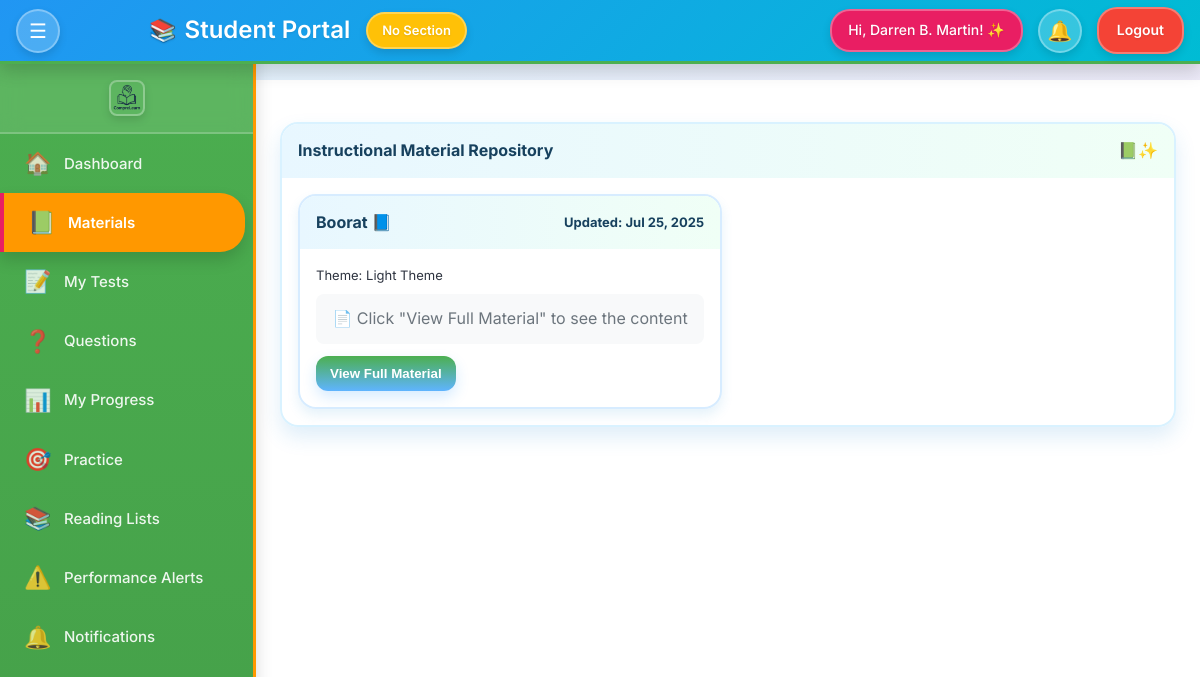
/Student/student_materials.php (signed in), run on an earlier commit of the app's database.
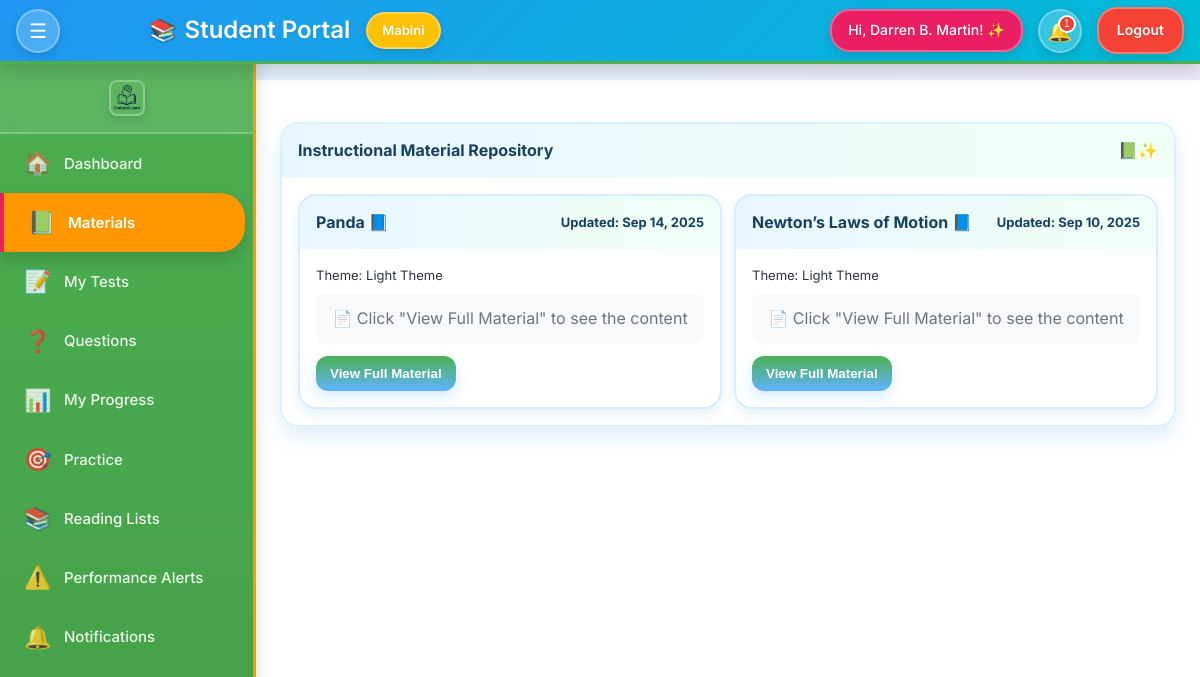
And on a later commit of the database.
### tables this page shows
CREATE TABLE `reading_materials` (
  `id` int(11) NOT NULL,
  `teacher_id` int(11) NOT NULL,
  `title` varchar(255) NOT NULL,
  `content` longtext NOT NULL,
  `theme_settings` longtext DEFAULT NULL CHECK (json_valid(`theme_settings`)),
  `created_at` timestamp NOT NULL DEFAULT current_timestamp(),
  `updated_at` timestamp NOT NULL DEFAULT current_timestamp() ON UPDATE current_timestamp()
);

CREATE TABLE `sections` (
  `id` int(11) NOT NULL,
  `name` varchar(100) NOT NULL,
  `created_at` timestamp NOT NULL DEFAULT current_timestamp()
);

### Student/Includes/student_init.php (called while the page is built, shortened)
<?php
$conn = new mysqli('localhost', 'root', '', 'compre_learn');
$studentId = (int)($_SESSION['student_id'] ?? 0);
$studentRes = $conn->query("SELECT * FROM students WHERE id = $studentId");
$student = $studentRes ? $studentRes->fetch_assoc() : null;
$studentSectionId = (int)($student['section_id'] ?? 0);
$sectionName = 'No Section';
if ($studentSectionId > 0) {
    $sectionRes = $conn->query("SELECT name FROM sections WHERE id = $studentSectionId");
    if ($sectionRes && $sectionRes->num_rows > 0) {
        $sectionName = $sectionRes->fetch_assoc()['name'];
    }
}
function h($v) {
    return htmlspecialchars((string)$v, ENT_QUOTES, 'UTF-8');
}
?>

### Student/student_materials.php (the view, shortened to what the changed rows need)
<?php
require_once 'includes/student_init.php';
$materials = $conn->query("SELECT * FROM reading_materials ORDER BY created_at DESC");
?>
<div class="card">
    <div class="card-body">
        <div class="grid grid-2">
            <?php if ($materials && $materials->num_rows > 0): while ($m = $materials->fetch_assoc()): ?>
                <div class="card" style="margin:0; border-color:#d7ecff; box-shadow:0 6px 12px rgba(43,144,217,.12);">
                    <div class="card-header" style="justify-content:space-between;">
                        <span><?php echo h($m['title']); ?> 📘</span>
                        <span class="muted">Updated: <?php echo h(date('M j, Y', strtotime($m['updated_at']))); ?></span>
                    </div>
                    <div class="card-body">
                        <div class="muted">Theme: <?php
                            $theme = json_decode($m['theme_settings'], true);
                            if ($theme && isset($theme['bg_color'])) {
                                $bgColor = $theme['bg_color'];
                                if ($bgColor === '#ffffff') {
                                    echo 'Light Theme';
                                } elseif ($bgColor === '#000000') {
                                    echo 'Dark Theme';
                                } elseif ($bgColor === '#f0f8ff') {
                                    echo 'Blue Theme';
                                } elseif ($bgColor === '#f0fff0') {
                                    echo 'Green Theme';
                                } else {
                                    echo 'Custom Theme';
                                }
                            } else {
                                echo 'Default Theme';
                            }
                        ?></div>
                        <div style="margin-top:8px; padding:12px; background:#f8f9fa; border-radius:8px; text-align:center; color:#6c757d;">
                            <p>📄 Click "View Full Material" to see the content</p>
                        </div>
                        <div style="margin-top: 12px;">
                            <button class="btn btn-primary view-material-btn"
                                    data-title="<?php echo htmlspecialchars($m['title']); ?>"
                                    data-content="<?php echo htmlspecialchars($m['content']); ?>"
                                    data-theme="<?php echo htmlspecialchars($m['theme_settings']); ?>">
                                View Full Material
                            </button>
                        </div>
                    </div>
                </div>
            <?php endwhile; else: ?>
                <div class="card" style="text-align: center; padding: 40px;">
                    <p class="muted">No materials available yet.</p>
                </div>
            <?php endif; ?>
        </div>
    </div>
</div>
<?php
$content = ob_get_clean();
require_once 'includes/student_layout.php';
?>

### Student/Includes/student_layout.php (shortened to what the changed rows need)
<?php
$notificationCount = 0;
$announcements = $conn->query("SELECT COUNT(*) as count FROM announcements");
if ($announcements && $row = $announcements->fetch_assoc()) {
    $notificationCount = (int)$row['count'];
}
?>
<!DOCTYPE html>
<html lang="en">
<head>
</head>
<body>
    <div class="main-content">
        <header class="header">
            <div class="header-center">
                <h1><span class="emoji">📚</span> Student Portal</h1>
                <div class="section-info">
                    <span class="section-badge"><?php echo h($sectionName); ?></span>
                </div>
            </div>
            <div class="header-actions">
                <button class="notification-icon" onclick="window.location.href='student_notifications.php'" title="Notifications">
                    🔔
                    <?php if ($notificationCount > 0): ?>
                        <span class="notification-badge"><?php echo $notificationCount; ?></span>
                    <?php endif; ?>
                </button>
            </div>
        </header>
        <main class="content">
            <?php if (isset($content)): ?>
                <?php echo $content; ?>
            <?php endif; ?>
        </main>
    </div>
</body>
</html>

What changed in the data, as far as the page shows it:
removed reading_materials: title "Boorat", updated_at "Jul 25, 2025", shows "Light Theme"
added sections: name "Mabini"
added reading_materials: title "Panda", updated_at "Sep 14, 2025", shows "Light Theme"
added reading_materials: title "Newton’s Laws of Motion", updated_at "Sep 10, 2025", shows "Light Theme"
Also different on the page:
$notificationCount: (not shown) → "1"
$sectionName: "No Section" → (not shown)
